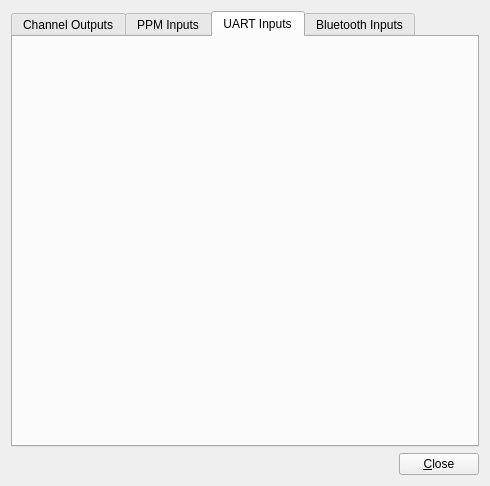
<?xml version="1.0" encoding="UTF-8"?>
<ui version="4.0">
 <class>ChannelViewer</class>
 <widget class="QWidget" name="ChannelViewer">
  <property name="geometry">
   <rect>
    <x>0</x>
    <y>0</y>
    <width>490</width>
    <height>486</height>
   </rect>
  </property>
  <property name="windowTitle">
   <string notr="true">Form</string>
  </property>
  <layout class="QVBoxLayout" name="verticalLayout">
   <item>
    <widget class="QTabWidget" name="tabWidget">
     <property name="currentIndex">
      <number>2</number>
     </property>
     <widget class="QWidget" name="tabchout">
      <attribute name="title">
       <string>Channel Outputs</string>
      </attribute>
     </widget>
     <widget class="QWidget" name="tabppmin">
      <attribute name="title">
       <string>PPM Inputs</string>
      </attribute>
     </widget>
     <widget class="QWidget" name="tabsbusin">
      <attribute name="title">
       <string>UART Inputs</string>
      </attribute>
     </widget>
     <widget class="QWidget" name="tabbtin">
      <attribute name="title">
       <string>Bluetooth Inputs</string>
      </attribute>
     </widget>
    </widget>
   </item>
   <item>
    <layout class="QHBoxLayout" name="horizontalLayout">
     <item>
      <spacer name="horizontalSpacer">
       <property name="orientation">
        <enum>Qt::Orientation::Horizontal</enum>
       </property>
       <property name="sizeHint" stdset="0">
        <size>
         <width>40</width>
         <height>20</height>
        </size>
       </property>
      </spacer>
     </item>
     <item>
      <widget class="QPushButton" name="cmdClose">
       <property name="text">
        <string>&amp;Close</string>
       </property>
      </widget>
     </item>
    </layout>
   </item>
  </layout>
 </widget>
 <resources/>
 <connections/>
</ui>
